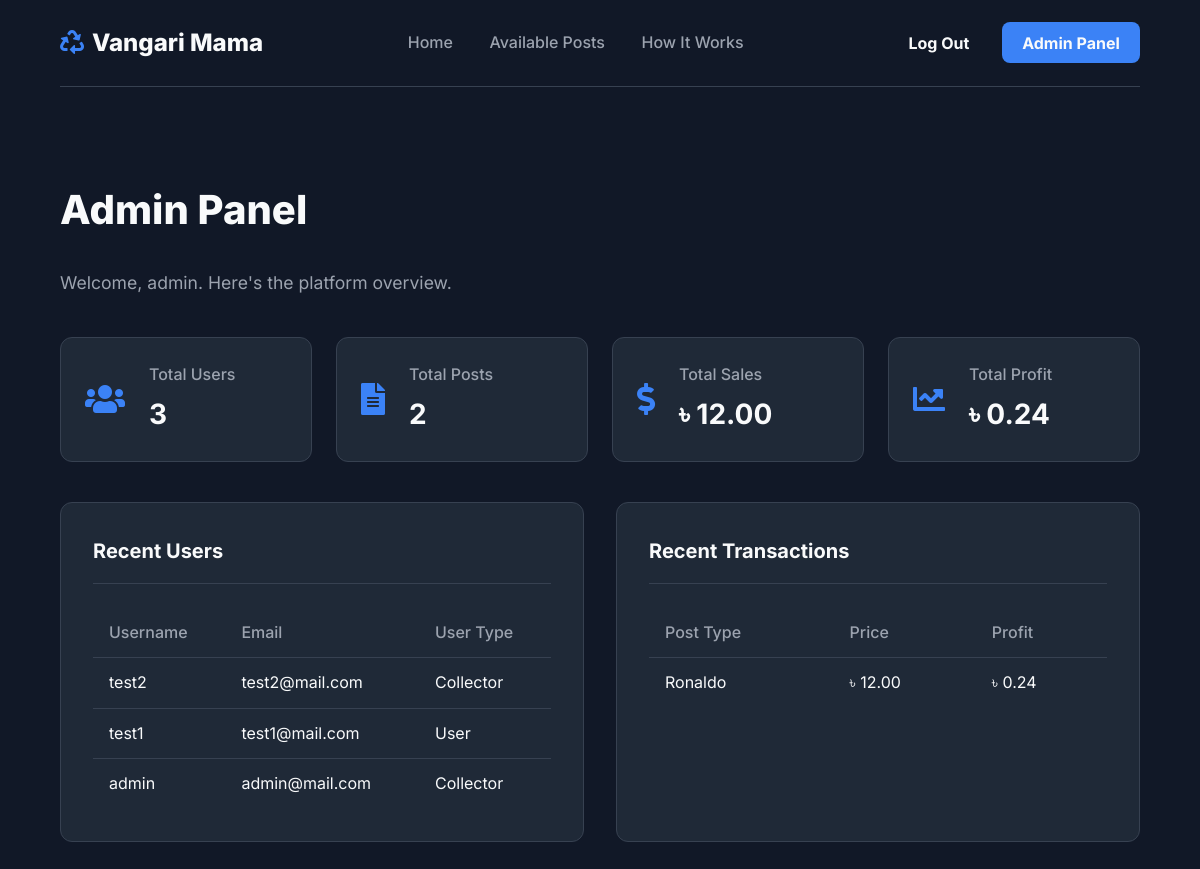
The app's page /admin/dashboard (signed in) with its own data.
### models.py (models this page shows, shortened)
class User(UserMixin, db.Model):
    id = db.Column(db.Integer, primary_key=True)
    username = db.Column(db.String(64), unique=True, nullable=False)
    email = db.Column(db.String(120), unique=True, nullable=False)
    password_hash = db.Column(db.String(256), nullable=False)
    user_type = db.Column(db.String(20), default='user', nullable=False)
    is_admin = db.Column(db.Boolean, default=False)
    total_earnings = db.Column(db.Numeric(10, 2), default=0.00)
    created_at = db.Column(db.DateTime, default=datetime.utcnow)
    posts = db.relationship('TrashPost', foreign_keys='TrashPost.user_id', backref='owner', lazy='dynamic')
    collections = db.relationship('TrashPost', foreign_keys='TrashPost.collector_id', backref='collector', lazy='dynamic')

class TrashPost(db.Model):
    id = db.Column(db.Integer, primary_key=True)
    user_id = db.Column(db.Integer, db.ForeignKey('user.id'), nullable=False)
    trash_type = db.Column(db.String(50), nullable=False)
    quantity = db.Column(db.Integer, nullable=False)
    location = db.Column(db.String(255), nullable=False)
    description = db.Column(db.Text)
    status = db.Column(db.String(20), default='available', nullable=False)
    collector_id = db.Column(db.Integer, db.ForeignKey('user.id'))
    price = db.Column(db.Numeric(10, 2), nullable=False)
    is_negotiable = db.Column(db.Boolean, default=False, nullable=False)
    created_at = db.Column(db.DateTime, default=datetime.utcnow)
    completed_at = db.Column(db.DateTime)
    final_weight_kg = db.Column(db.Float, nullable=True)
    final_sale_price = db.Column(db.Numeric(10, 2), nullable=True)
    platform_profit = db.Column(db.Numeric(10, 2), nullable=True)
    phone_number = db.Column(db.String(20), nullable=True)
    google_map_link = db.Column(db.String(500), nullable=True)

### routes.py (the view)
@app.route('/admin/dashboard')
@login_required
def admin_dashboard():
    if not current_user.is_admin:
        flash('You do not have permission to access this page.', 'danger')
        return redirect(url_for('home'))
    total_users = User.query.count()
    total_posts = TrashPost.query.count()
    total_sales = db.session.query(db.func.sum(TrashPost.final_sale_price)).filter(TrashPost.status == 'completed').scalar() or 0.0
    total_profit = db.session.query(db.func.sum(TrashPost.platform_profit)).filter(TrashPost.status == 'completed').scalar() or 0.0
    recent_users = User.query.order_by(User.created_at.desc()).limit(5).all()
    recent_transactions = TrashPost.query.filter(TrashPost.status == 'completed').order_by(TrashPost.completed_at.desc()).limit(5).all()
    return render_template('admin_dashboard.html',
                           title='Admin Panel',
                           total_users=total_users,
                           total_posts=total_posts,
                           total_sales=total_sales,
                           total_profit=total_profit,
                           recent_users=recent_users,
                           recent_transactions=recent_transactions)

### app.py (called while the page is built)
@login_manager.user_loader
def load_user(user_id):
    from models import User
    return User.query.get(int(user_id))

### templates/admin_dashboard.html (shortened to what this page needs)
{% extends "base.html" %}
{% block content %}
<div class="container">
    <div class="dashboard-header">
        <h1>Admin Panel</h1>
        <p>Welcome, {{ current_user.username }}. Here's the platform overview.</p>
    </div>
    <div class="stats-grid">
        <div class="stat-card">
            <i class="fas fa-users"></i>
            <div class="stat-info">
                <h4>Total Users</h4>
                <p>{{ total_users }}</p>
            </div>
        </div>
        <div class="stat-card">
            <i class="fas fa-file-alt"></i>
            <div class="stat-info">
                <h4>Total Posts</h4>
                <p>{{ total_posts }}</p>
            </div>
        </div>
        <div class="stat-card">
            <i class="fas fa-dollar-sign"></i>
            <div class="stat-info">
                <h4>Total Sales</h4>
                <p>৳ {{ "%.2f"|format(total_sales) }}</p>
            </div>
        </div>
        <div class="stat-card">
            <i class="fas fa-chart-line"></i>
            <div class="stat-info">
                <h4>Total Profit</h4>
                <p>৳ {{ "%.2f"|format(total_profit) }}</p>
            </div>
        </div>
    </div>
    <div class="admin-grid">
        <div class="admin-card">
            <h3 class="card-title">Recent Users</h3>
            <div class="table-responsive">
                <table>
                    <thead>
                        <tr>
                            <th>Username</th>
                            <th>Email</th>
                            <th>User Type</th>
                        </tr>
                    </thead>
                    <tbody>
                        {% for user in recent_users %}
                        <tr>
                            <td>{{ user.username }}</td>
                            <td>{{ user.email }}</td>
                            <td>{{ user.user_type.title() }}</td>
                        </tr>
                        {% endfor %}
                    </tbody>
                </table>
            </div>
        </div>
        <div class="admin-card">
            <h3 class="card-title">Recent Transactions</h3>
            <div class="table-responsive">
                <table>
                    <thead>
                        <tr>
                            <th>Post Type</th>
                            <th>Price</th>
                            <th>Profit</th>
                        </tr>
                    </thead>
                    <tbody>
                        {% for transaction in recent_transactions %}
                        <tr>
                            <td>{{ transaction.trash_type.title() }}</td>
                            <td>৳ {{ "%.2f"|format(transaction.final_sale_price) }}</td>
                            <td>৳ {{ "%.2f"|format(transaction.platform_profit) }}</td>
                        </tr>
                        {% endfor %}
                    </tbody>
                </table>
            </div>
        </div>
    </div>
</div>
{% endblock %}

### templates/base.html (shortened to what this page needs)
<!DOCTYPE html>
<html lang="en">
<head>
    <link rel="stylesheet" href="https://cdnjs.cloudflare.com/ajax/libs/font-awesome/5.15.4/css/all.min.css">
</head>
<body>
    <header class="navbar container">
        <a href="{{ url_for('home') }}" class="logo"><i class="fas fa-recycle"></i>Vangari Mama</a>
        <nav class="nav-links">
            <a href="{{ url_for('home') }}">Home</a>
            <a href="#">Available Posts</a>
            <a href="#">How It Works</a>
        </nav>
        <div class="nav-buttons">
            {% if current_user.is_authenticated %}
                <a href="{{ url_for('logout') }}" class="btn btn-signin">Log Out</a>
                {% if current_user.is_admin %}
                    <a href="{{ url_for('admin_dashboard') }}" class="btn btn-getstarted">Admin Panel</a>
                {% else %}
                    <a href="{{ url_for('user_dashboard') }}" class="btn btn-getstarted">My Dashboard</a>
                {% endif %}
            {% else %}
                <a href="{{ url_for('login') }}" class="btn btn-signin">Sign In</a>
                <a href="{{ url_for('register') }}" class="btn btn-getstarted">Sign Up</a>
            {% endif %}
        </div>
    </header>
    <main>
        {% block content %}{% endblock %}
    </main>
</body>
</html>

### templates/base.html (style rules this page uses)
:root { --dark-bg: #111827; --dark-card: #1F2937; --primary-blue: #3B82F6; --primary-hover: #2563EB; --text-light: #F9FAFB; --text-muted: #9CA3AF; --border-color: #374151; }
body { background-color: var(--dark-bg); color: var(--text-light); font-family: 'Inter', sans-serif; margin: 0; line-height: 1.6; }
.container { width: 90%; max-width: 1200px; margin: 0 auto; }
.navbar { display: flex; justify-content: space-between; align-items: center; padding: 1.5rem 0; background-color: var(--dark-bg); border-bottom: 1px solid var(--border-color); }
.navbar .logo { font-size: 1.5rem; font-weight: 800; color: var(--text-light); text-decoration: none; }
.navbar .logo i { color: var(--primary-blue); margin-right: 0.5rem; }
.navbar .nav-links a { color: var(--text-muted); text-decoration: none; margin: 0 1rem; font-weight: 500; transition: color 0.2s ease; }
.navbar .nav-buttons .btn { text-decoration: none; padding: 0.6rem 1.2rem; border-radius: 0.5rem; font-weight: 700; transition: background-color 0.2s ease; border: 1px solid transparent; }
.navbar .nav-buttons .btn-signin { color: var(--text-light); margin-right: 0.5rem; }
.navbar .nav-buttons .btn-getstarted { background-color: var(--primary-blue); color: var(--text-light); }
main { padding: 4rem 0; }
.dashboard-header { margin-bottom: 2.5rem; }
.dashboard-header h1 { font-size: 2.5rem; font-weight: 800; }
.dashboard-header p { font-size: 1.1rem; color: var(--text-muted); }
.stats-grid { display: grid; grid-template-columns: repeat(auto-fit, minmax(250px, 1fr)); gap: 1.5rem; margin-bottom: 2.5rem; }
.stat-card { display: flex; align-items: center; background-color: var(--dark-card); padding: 1.5rem; border-radius: 0.75rem; border: 1px solid var(--border-color); }
.stat-card i { font-size: 2rem; color: var(--primary-blue); margin-right: 1.5rem; }
.stat-card h4 { margin: 0 0 0.25rem 0; font-size: 1rem; color: var(--text-muted); font-weight: 500; }
.stat-card p { margin: 0; font-size: 1.75rem; font-weight: 700; }
.card-title { font-size: 1.25rem; font-weight: 700; padding-bottom: 1rem; margin-top: 0; margin-bottom: 1.5rem; border-bottom: 1px solid var(--border-color); }
.admin-grid { display: grid; grid-template-columns: 1fr 1fr; gap: 2rem; }
.admin-card { background-color: var(--dark-card); border: 1px solid var(--border-color); border-radius: 0.75rem; padding: 2rem; }
.table-responsive { overflow-x: auto; }
table { width: 100%; border-collapse: collapse; }
th, td { padding: 0.75rem 1rem; text-align: left; border-bottom: 1px solid var(--border-color); }
th { font-weight: 500; color: var(--text-muted); }
tbody tr:last-child td { border-bottom: none; }

### records on screen
User: username "admin", email "admin@mail.com", user_type "Collector"
User: username "test2", email "test2@mail.com", user_type "Collector"
User: username "test1", email "test1@mail.com", user_type "User"
TrashPost: final_sale_price "12.00", platform_profit "0.24"

### other values on screen
{{ total_users }} "3"
{{ total_posts }} "2"
{{ "%.2f"|format(total_sales) }} "12.00"
{{ "%.2f"|format(total_profit) }} "0.24"
